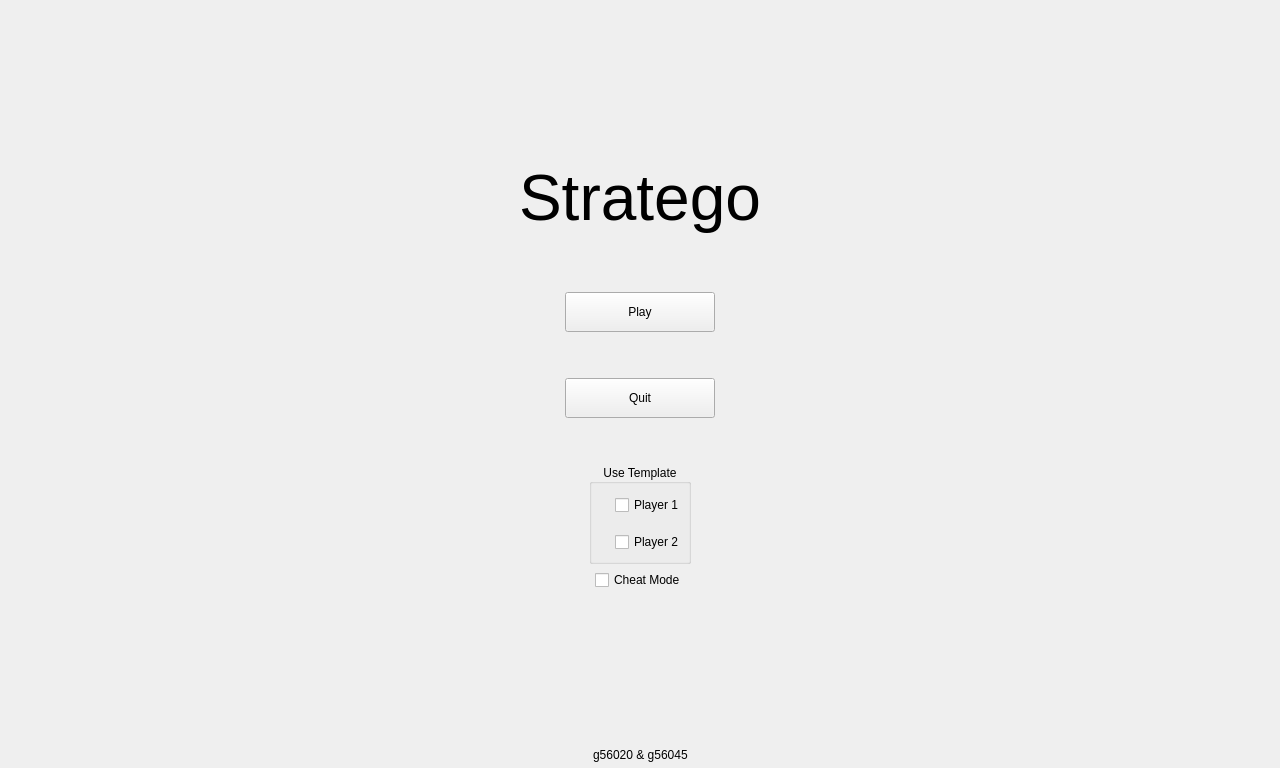
<?xml version="1.0" encoding="UTF-8"?>
<ui version="4.0">
 <class>Widget</class>
 <widget class="QWidget" name="Widget">
  <property name="geometry">
   <rect>
    <x>0</x>
    <y>0</y>
    <width>1280</width>
    <height>768</height>
   </rect>
  </property>
  <property name="sizePolicy">
   <sizepolicy hsizetype="Fixed" vsizetype="Fixed">
    <horstretch>0</horstretch>
    <verstretch>0</verstretch>
   </sizepolicy>
  </property>
  <property name="minimumSize">
   <size>
    <width>1280</width>
    <height>768</height>
   </size>
  </property>
  <property name="maximumSize">
   <size>
    <width>1280</width>
    <height>768</height>
   </size>
  </property>
  <property name="windowTitle">
   <string>Stratego</string>
  </property>
  <property name="styleSheet">
   <string notr="true"/>
  </property>
  <widget class="QStackedWidget" name="stackedWidget">
   <property name="geometry">
    <rect>
     <x>0</x>
     <y>0</y>
     <width>1280</width>
     <height>768</height>
    </rect>
   </property>
   <property name="sizePolicy">
    <sizepolicy hsizetype="Fixed" vsizetype="Fixed">
     <horstretch>0</horstretch>
     <verstretch>0</verstretch>
    </sizepolicy>
   </property>
   <property name="minimumSize">
    <size>
     <width>1280</width>
     <height>768</height>
    </size>
   </property>
   <property name="maximumSize">
    <size>
     <width>1280</width>
     <height>768</height>
    </size>
   </property>
   <property name="currentIndex">
    <number>0</number>
   </property>
   <widget class="QWidget" name="menuPage">
    <property name="layoutDirection">
     <enum>Qt::LeftToRight</enum>
    </property>
    <property name="autoFillBackground">
     <bool>false</bool>
    </property>
    <widget class="QWidget" name="verticalLayoutWidget">
     <property name="geometry">
      <rect>
       <x>0</x>
       <y>0</y>
       <width>1281</width>
       <height>771</height>
      </rect>
     </property>
     <layout class="QGridLayout" name="gridLayout_2">
      <item row="0" column="0">
       <widget class="QWidget" name="mainMenu" native="true">
        <layout class="QVBoxLayout" name="verticalLayout">
         <item>
          <spacer name="verticalSpacer_5">
           <property name="orientation">
            <enum>Qt::Vertical</enum>
           </property>
           <property name="sizeHint" stdset="0">
            <size>
             <width>20</width>
             <height>40</height>
            </size>
           </property>
          </spacer>
         </item>
         <item alignment="Qt::AlignHCenter|Qt::AlignVCenter">
          <widget class="QLabel" name="mmTitle">
           <property name="text">
            <string>&lt;html&gt;&lt;head/&gt;&lt;body&gt;&lt;p align=&quot;center&quot;&gt;&lt;span style=&quot; font-size:48pt;&quot;&gt;Stratego&lt;/span&gt;&lt;/p&gt;&lt;/body&gt;&lt;/html&gt;</string>
           </property>
          </widget>
         </item>
         <item>
          <spacer name="verticalSpacer">
           <property name="orientation">
            <enum>Qt::Vertical</enum>
           </property>
           <property name="sizeType">
            <enum>QSizePolicy::Minimum</enum>
           </property>
           <property name="sizeHint" stdset="0">
            <size>
             <width>20</width>
             <height>50</height>
            </size>
           </property>
          </spacer>
         </item>
         <item alignment="Qt::AlignHCenter">
          <widget class="QPushButton" name="btnStart">
           <property name="sizePolicy">
            <sizepolicy hsizetype="Minimum" vsizetype="Fixed">
             <horstretch>0</horstretch>
             <verstretch>0</verstretch>
            </sizepolicy>
           </property>
           <property name="minimumSize">
            <size>
             <width>150</width>
             <height>40</height>
            </size>
           </property>
           <property name="maximumSize">
            <size>
             <width>150</width>
             <height>50</height>
            </size>
           </property>
           <property name="text">
            <string>Play</string>
           </property>
          </widget>
         </item>
         <item>
          <spacer name="verticalSpacer_2">
           <property name="orientation">
            <enum>Qt::Vertical</enum>
           </property>
           <property name="sizeType">
            <enum>QSizePolicy::Minimum</enum>
           </property>
           <property name="sizeHint" stdset="0">
            <size>
             <width>20</width>
             <height>40</height>
            </size>
           </property>
          </spacer>
         </item>
         <item alignment="Qt::AlignHCenter">
          <widget class="QPushButton" name="btnQuit">
           <property name="sizePolicy">
            <sizepolicy hsizetype="Minimum" vsizetype="Fixed">
             <horstretch>0</horstretch>
             <verstretch>0</verstretch>
            </sizepolicy>
           </property>
           <property name="minimumSize">
            <size>
             <width>150</width>
             <height>40</height>
            </size>
           </property>
           <property name="maximumSize">
            <size>
             <width>150</width>
             <height>40</height>
            </size>
           </property>
           <property name="text">
            <string>Quit</string>
           </property>
          </widget>
         </item>
         <item>
          <spacer name="verticalSpacer_3">
           <property name="orientation">
            <enum>Qt::Vertical</enum>
           </property>
           <property name="sizeType">
            <enum>QSizePolicy::Minimum</enum>
           </property>
           <property name="sizeHint" stdset="0">
            <size>
             <width>20</width>
             <height>40</height>
            </size>
           </property>
          </spacer>
         </item>
         <item alignment="Qt::AlignHCenter">
          <widget class="QGroupBox" name="groupBox">
           <property name="minimumSize">
            <size>
             <width>0</width>
             <height>100</height>
            </size>
           </property>
           <property name="title">
            <string>Use Template</string>
           </property>
           <property name="alignment">
            <set>Qt::AlignCenter</set>
           </property>
           <widget class="QWidget" name="verticalLayoutWidget_2">
            <property name="geometry">
             <rect>
              <x>0</x>
              <y>20</y>
              <width>121</width>
              <height>81</height>
             </rect>
            </property>
            <layout class="QVBoxLayout" name="verticalLayout_2">
             <item alignment="Qt::AlignHCenter">
              <widget class="QCheckBox" name="cbTemplateP1">
               <property name="text">
                <string>Player 1</string>
               </property>
              </widget>
             </item>
             <item alignment="Qt::AlignHCenter">
              <widget class="QCheckBox" name="cbTemplateP2">
               <property name="text">
                <string>Player 2</string>
               </property>
              </widget>
             </item>
            </layout>
           </widget>
          </widget>
         </item>
         <item alignment="Qt::AlignHCenter">
          <widget class="QCheckBox" name="cbCheatMode">
           <property name="text">
            <string>Cheat Mode</string>
           </property>
          </widget>
         </item>
         <item>
          <spacer name="verticalSpacer_4">
           <property name="orientation">
            <enum>Qt::Vertical</enum>
           </property>
           <property name="sizeHint" stdset="0">
            <size>
             <width>20</width>
             <height>40</height>
            </size>
           </property>
          </spacer>
         </item>
         <item alignment="Qt::AlignHCenter">
          <widget class="QLabel" name="label">
           <property name="text">
            <string>g56020 &amp; g56045</string>
           </property>
          </widget>
         </item>
        </layout>
       </widget>
      </item>
     </layout>
    </widget>
   </widget>
   <widget class="QWidget" name="gamePage"/>
  </widget>
 </widget>
 <resources/>
 <connections/>
</ui>
